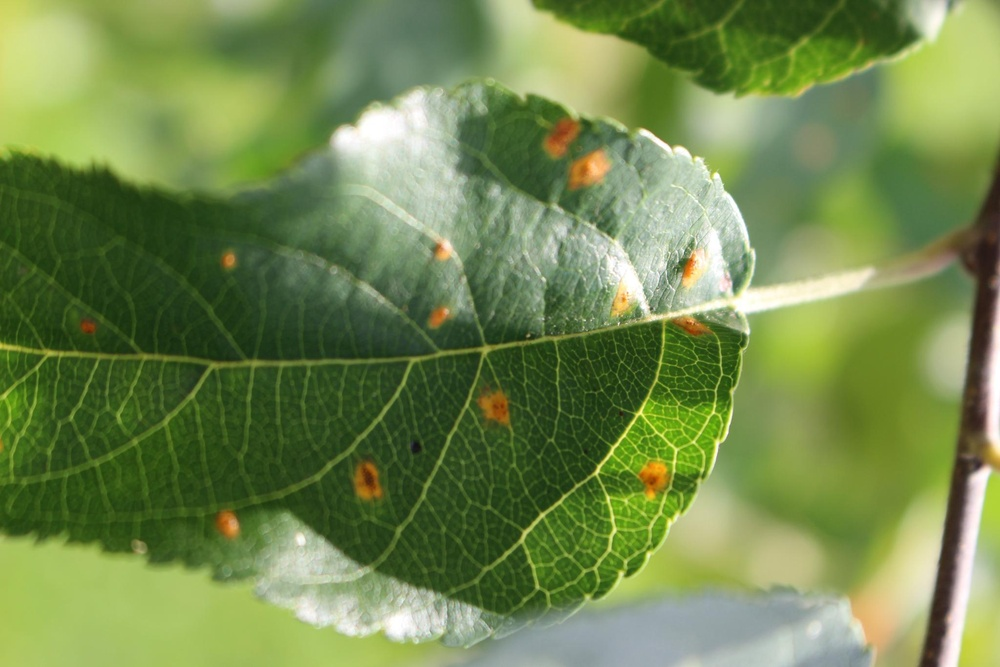
#> input picture test/Test_4.jpg, 1000 x 667 px, shrunk from 2048 x 1365 before the run
$ python -i feature_extract_v1.py   (imports and definitions only)
#> lines starting #> are read from the running program, lines starting #| are printed output that depends on the picture
### code/feature_extract.py
import cv2 as cv, numpy as np, math
from numba import njit

# phiên bản tự cài dặt
# --------------------------------------------------------------------

# [129 lines left out: functions convert_rgb2gray, get_gaussian_kernel, apply_kernel, create_gaussian_filter, gaussian_blur, not called in this run]

def applyCannyThreshold(frame, val):
    ratio = 1.2
    kernel_size = 3
    low_threshold = val

    img_blur = cv.GaussianBlur(frame, (3, 3), 0)

    detected_edges = cv.Canny(img_blur, low_threshold, low_threshold*ratio, kernel_size)
    mask = detected_edges != 0
    dst = frame * (mask[:,:].astype(frame.dtype))
    return dst

@njit
def zipImage(src, zip_x, zip_y, ratio):
    '''
    Hàm dùng để nén ảnh với threshold là ratio sẽ trả ra kết quả là ảnh với block tương ứng với zip x zip
    và nếu block nào không đủ pixel yêu cầu thì là 0 còn ngược lại thì là 1.
    '''
    rs, cs = src.shape
    zip_rs = int(rs / zip_y)
    zip_cs = int(cs / zip_x)

    for idx in range(0, zip_rs * zip_y, zip_y):
        for jdx in range(0, zip_cs * zip_x, zip_x):
            block_img = src[idx : idx + zip_y, jdx : jdx + zip_x]
            num_pixel = np.sum(block_img > 0)
            if num_pixel >= zip_x*zip_y * ratio:
                block_img[:,:] = 1
            else:
                block_img[:,:] = 0

    return src

@njit
def joinNeighborPixel(src, zip_x, zip_y, mask_size, ratio):
    '''
    Hàm dùng để liên kết các ô xung quanh để lấp khuyết sẽ trả ra kết quả là một ma trận mask.
    '''
    rs, cs = src.shape
    zip_rs = int(rs / zip_y)
    zip_cs = int(cs / zip_x)
    half = int(mask_size / 2)

    dst = src.copy()
    for idx in range(half , zip_rs - half):
        for jdx in range(half, zip_cs - half):
            start_row_mask = (idx - half ) * zip_y
            end_row_mask = (idx + half + 1) * zip_y
            start_col_mask = (jdx - half) * zip_x
            end_col_mask = (jdx + half + 1) * zip_x

            mask_block = src[start_row_mask : end_row_mask, start_col_mask : end_col_mask]
            block_img = dst[idx * zip_y : (idx + 1) * zip_y, jdx * zip_x : (jdx + 1) * zip_x]

            num_pixel = np.sum(mask_block > 0)
            if num_pixel >= mask_size * mask_size * zip_x * zip_y * ratio:
                block_img[:,:] = 1

    return dst


# [198 lines left out: functions convert_rgb2gray, cvMoments, cvHuMoments, compute_hist, fd_histogram2, fd_hu_moments2 and 4 more, not called in this run]

### code/feature_extract_v1.py
from numba import cuda
from feature_extract_v0 import (BLOCK_SIZE, convert_rgb2gray_kernel,
                                                    gaussian_blur_kernel)
import math, numpy as np
import cv2 as cv

from feature_extract import applyCannyThreshold, zipImage, joinNeighborPixel, fd_histogram2

# BLOCK_SIZE_1=32
BLOCK_SIZE_2 = (32, 32)
# [4 lines of commented-out code are left out]

# [208 lines left out: functions conv_no_padding_ones_kernel, _blk_count_nonzero, _apply_threshold, zipImageKernel, _apply_threshold_overlap, joinNeighborPixelKernel and 5 more, not called in this run]


def getFigureForImage4(path):
#> called with path = '../test/Test_4.jpg'
    img = cv.imread(path)
#> img is the input picture: shape (667, 1000, 3); mean B, G, R 78.4, 136.4, 114.4

    gray = cv.cvtColor(img, cv.COLOR_BGR2GRAY)
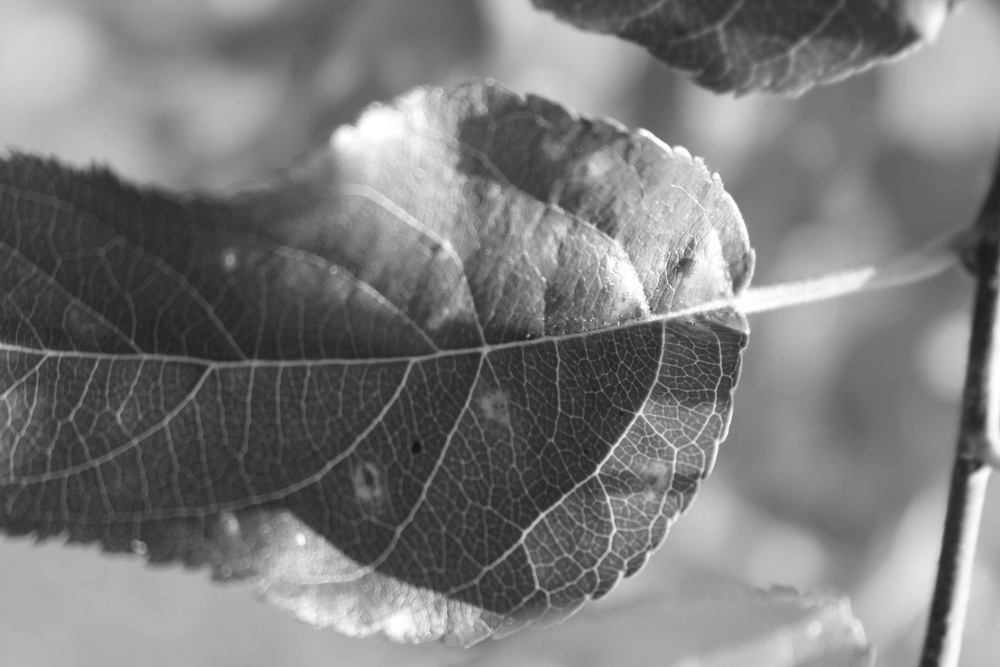
#> gray: shape (667, 1000); min 18, max 255, mean 123.2
    gray = cv.GaussianBlur(gray, (3, 3), 0)

    mask_img = applyCannyThreshold(gray, 12)
#> in applyCannyThreshold, `detected_edges = cv.Canny(img_blur, low_threshold, low_threshold*ratio..`:
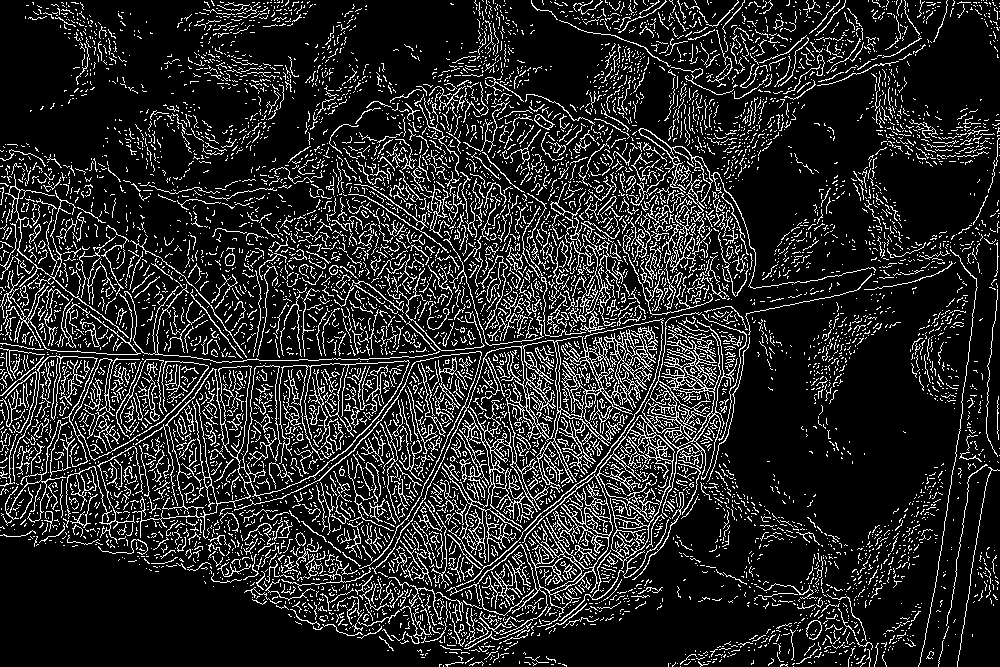
#> detected_edges: shape (667, 1000); 15.2% white in thin lines or dots
#> in applyCannyThreshold, `mask = detected_edges != 0`: mask: shape (667, 1000) bool; 15.2% white in thin lines or dots
#> in applyCannyThreshold, `dst = frame * (mask[:,:].astype(frame.dtype))`:
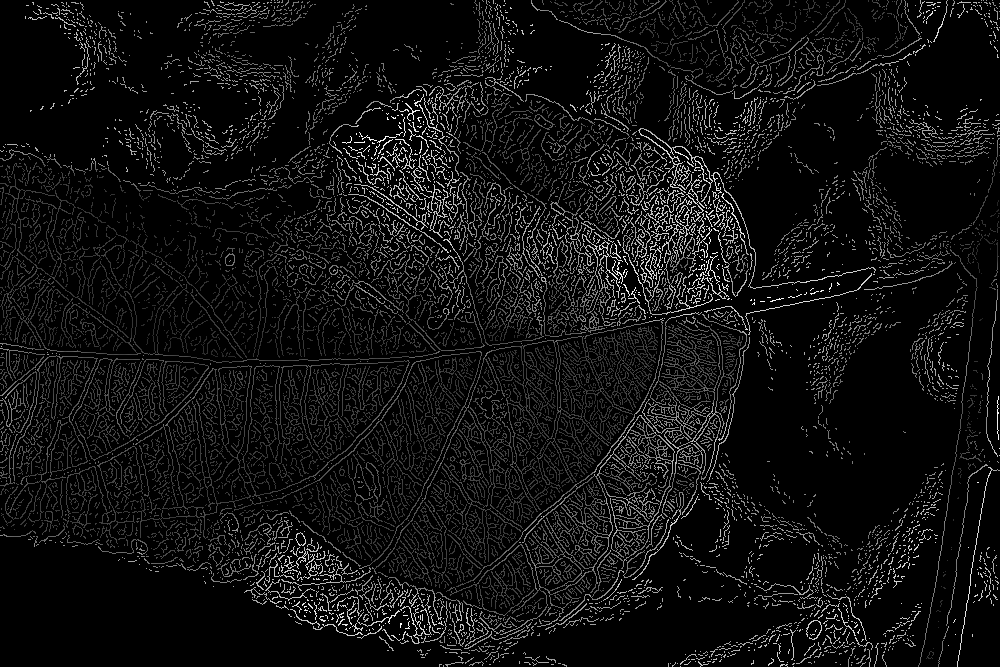
#> dst: shape (667, 1000); min 0, max 254, mean 16.9

    mask_img = zipImage(mask_img, 8, 8, 0.12)
    mask_img = zipImage(mask_img, 16, 16, 0.2)
#> mask_img: shape (667, 1000); min 0, max 213, mean 0.8
    # mask_img = zipImageKernel(mask_img, 8, 8, 0.12, BLOCK_SIZE)
    # mask_img = zipImageKernel(mask_img, 16, 16, 0.2, BLOCK_SIZE).copy_to_host()

    mask_img = joinNeighborPixel(mask_img, 8, 8, 3, 0.15)
    mask_img = joinNeighborPixel(mask_img, 16, 16, 3, 1 / 3)
    # [7 lines of commented-out code are left out]


    grid_size_2 = (math.ceil(img.shape[0] / BLOCK_SIZE_2[0]),
                        math.ceil(img.shape[1] / BLOCK_SIZE_2[1]))
#> grid_size_2 = (21, 32)

#> (the run stopped early here; a loop or call above may not have finished)
